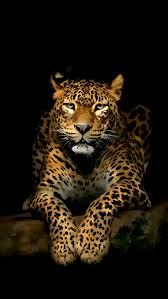
#> input picture sudha_internal/input.jpg, 168 x 299 px
$ python u1.py
#> lines starting #> are read from the running program, lines starting #| are printed output that depends on the picture; after the words box and inside, x2 and y2 are one past the last pixel; in counts of white or black regions, pixels touching at a corner belong together
import cv2
import numpy as np
import matplotlib.pyplot as plt

img = cv2.imread("input.jpg", cv2.IMREAD_GRAYSCALE)
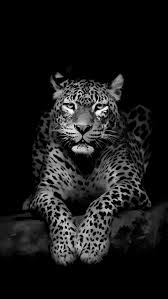
#> img: shape (299, 168); min 0, max 255, mean 24.5

dft = np.fft.fft2(img)
dft_shift = np.fft.fftshift(dft)

rows, cols = img.shape
#> rows = 299; cols = 168
crow, ccol = rows//2, cols//2
#> crow = 149; ccol = 84

mask = np.zeros((rows, cols), np.uint8)
cv2.circle(mask, (ccol, crow), 50, 1, -1)
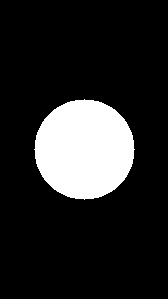
#> mask: shape (299, 168); values 0 (black) and 1 (white), 15.6% white; 1 white region, box (x1, y1, x2, y2) and area: (34, 99, 135, 200) 7845

filtered = dft_shift * mask

ifft_shift = np.fft.ifftshift(filtered)
img_back = np.fft.ifft2(ifft_shift)
img_back = np.abs(img_back)
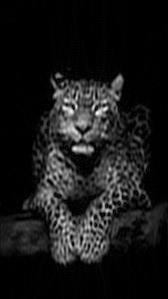
#> img_back: shape (299, 168) float64; min 0.000282, max 261.6, mean 25.4; drawn with min black and max white

plt.subplot(121)
plt.title("Original Image")
plt.imshow(img, cmap='gray')

plt.subplot(122)
plt.title("Filtered Image")
plt.imshow(img_back, cmap='gray')

plt.show()
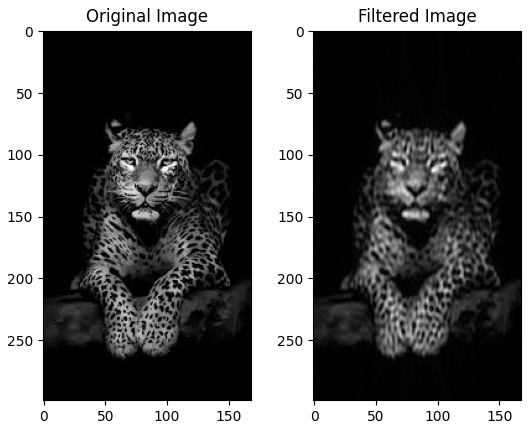
#> figure drawn by matplotlib, 2 panels
